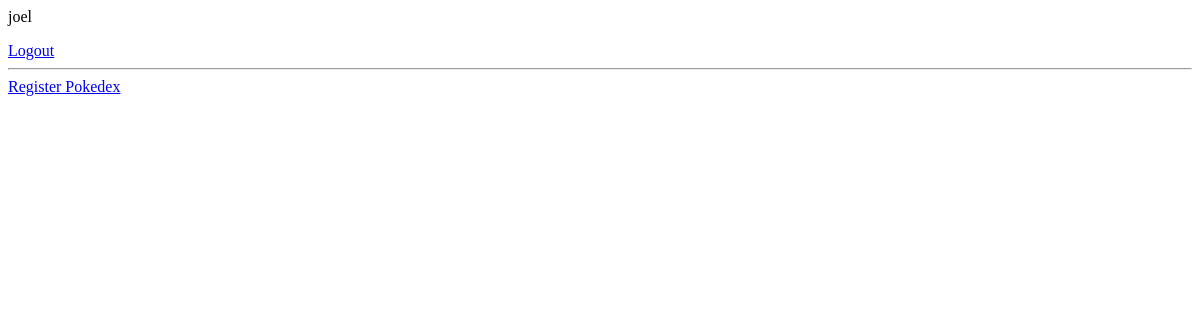
The app's page / (signed in), older data.
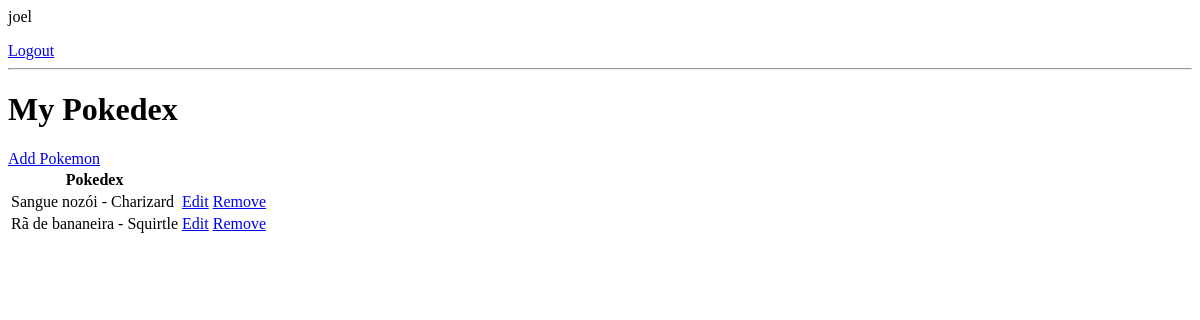
The same page, newer data.
### pokedex/models.py (models this page shows)
class Pokemon(models.Model):
    name = models.CharField(max_length=100)
    species = models.CharField(max_length=100)
    types = models.CharField(max_length=100, choices=TYPE_CHOICES)
    height = models.FloatField(null=True, blank=True)
    weight = models.FloatField(null=True, blank=True)
    captured = models.DateTimeField(auto_now_add=True)
    is_favorite = models.BooleanField(default=False)
    pokedex = models.ForeignKey(Pokedex, on_delete=models.CASCADE, null=True, blank=True)
    def __str__(self) -> str:
        return f'{self.name} - {self.species}'

### pokedex/views.py (the view)
# urls.py: path('', PokemonList.as_view(), name='pokedex'),
class PokemonList(LoginRequiredMixin, ListView):
    model = Pokemon
    context_object_name = 'pokemons'
    def get_context_data(self, **kwargs):
        context = super().get_context_data(**kwargs)
        context['pokedex'] = Pokedex.objects.filter(user=self.request.user)
        context['pokemons'] = context['pokemons'].filter(pokedex__user=self.request.user)
        return context

### pokedex/templates/pokedex/pokemon_list.html
{% if request.user.is_authenticated %}
<p>{{ request.user }}</p>
<a href="{% url 'logout' %}" >Logout</a>
{% else %}
<a href="{% url 'login' %}" >Login</a>
{% endif %}
<hr>
{% if pokedex %}
<h1>My Pokedex</h1>
<a href=" {% url 'pokemon-register' %} " >Add Pokemon</a>
<table>
    <tr>
        <th>Pokedex</th>
        <th></th>
        <th></th>
        <th></th>
    </tr>
    {% for pokemon in pokemons %}
    <tr>
        <td>{{ pokemon }}</td>
        <td> <a href="{% url 'pokemon-update' pokemon.id %}">Edit</a></td>
        <td> <a href="{% url 'pokemon-delete' pokemon.id %}">Remove</a></td>
    </tr>
    {% empty %}
    <h3>No Pokemon captured</h3>
    {% endfor %}
</table>
{% else %}
<a href=" {% url 'pokedex-register' %} ">Register Pokedex</a>
{% endif %}

Row changes from the older to the newer data that the page shows:
added Pokemon: name+species "Sangue nozói - Charizard"
added Pokemon: name+species "Rã de bananeira - Squirtle"
Text that changed along with them:
text no longer shown: "Register Pokedex"
text now shown: "My Pokedex Add Pokemon Pokedex"
